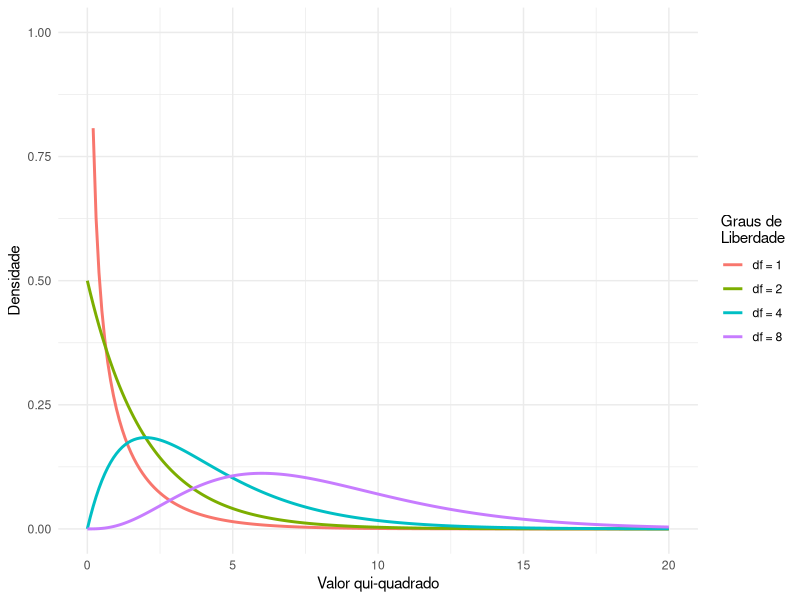

R code for this plot: (Note: this script raises an error after producing the figure.)
## ---- chunk 1
#| label: tbl-candy-obs
#| tbl-cap: "Contagens observadas de balas"

# Dados das balas
candy_data <- data.frame(
  tipo_bala = c("Chocolate", "Alcaçuz", "Chiclete"),
  contagem  = c(30, 33, 37)
)

library(knitr)
kable(candy_data, col.names = c("Tipo de Bala", "Contagem"))
## ---- chunk 2
#| label: tbl-candy-chi2
#| tbl-cap: "Contagens observadas, expectativas sob a hipótese nula e diferenças ao quadrado nos dados das balas"

# Cálculo do qui-quadrado
n_total <- sum(candy_data$contagem)
expectativa_nula <- n_total / 3

candy_analysis <- candy_data |>
  dplyr::mutate(
    expectativa_nula = expectativa_nula,
    diferenca        = contagem - expectativa_nula,
    diferenca_quadrada = diferenca^2,
    x2 = diferenca_quadrada / expectativa_nula
  )

kable(candy_analysis, 
      col.names = c("Tipo de Bala", "Contagem", "Expectativa Nula",
                    "Diferença", "Diferença²", "X²"),
      digits = 2)

# Estatística qui-quadrado
chi2_stat <- sum(candy_analysis$x2)
cat("\n")
cat("\n  X² Total = ", chi2_stat)
## ---- chunk 3
#| label: fig-chi2-dist
#| fig-cap: "Exemplos da distribuição qui-quadrado para vários graus de liberdade"

library(ggplot2)
library(tidyverse)

# Criar dados para várias distribuições qui-quadrado
x <- seq(0, 20, by = 0.1)
df_values <- c(1, 2, 4, 8)

chi2_data <- expand.grid(x = x, df = df_values) |>
  mutate(densidade = dchisq(x, df),
         df = factor(df, labels = paste("df =", df_values)))

ggplot(chi2_data, aes(x = x, y = densidade, color = df)) +
  geom_line(linewidth = 1) +
  labs(x = "Valor qui-quadrado", 
       y = "Densidade",
       color = "Graus de\nLiberdade") +
  scale_y_continuous(
    limits = c(0, 1),
  ) +
  theme_minimal()
## ---- chunk 4
# Teste qui-quadrado para as balas
gl <- length(candy_data$tipo_bala) - 1
p_valor <- pchisq(chi2_stat, df = gl, lower.tail = FALSE)

cat("Estatística qui-quadrado:", round(chi2_stat, 2), "\n")
cat("Graus de liberdade:", gl, "\n")
cat("Valor-p:", round(p_valor, 3), "\n")

# Usando a função chisq.test
teste_chi2 <- chisq.test(candy_data$contagem)
print(teste_chi2)
## ---- chunk 5
#| label: tbl-police-search
#| tbl-cap: "Tabela de contingência para dados de revista policial"
#| warning: false

# Simulando dados de revista policial (baseado no exemplo)
police_data <- data.frame(
  revistado = c(rep("NÃO", 36244), rep("SIM", 1219),
                rep("NÃO", 239241), rep("SIM", 3108)),
  raca = c(rep("Negro", 36244), rep("Negro", 1219),
           rep("Branco", 239241), rep("Branco", 3108))
)

# Criar tabela de contingência
tabela_policia <- table(police_data$revistado, police_data$raca)

# Mostrar contagens absolutas e relativas
kable(tabela_policia, caption = "Contagens absolutas")

# Proporções
prop_tabela <- prop.table(tabela_policia)
kable(round(prop_tabela, 4), caption = "Proporções relativas")
## ---- chunk 6
# Teste qui-quadrado para dados policiais
teste_policia <- chisq.test(tabela_policia)
print(teste_policia)

cat("\n")
cat("Estatística qui-quadrado:", round(teste_policia$statistic, 1), "\n")
cat("Graus de liberdade:", teste_policia$parameter, "\n")
cat("Valor-p:", format(teste_policia$p.value, scientific = TRUE), "\n")
## ---- chunk 7
#| label: tbl-std-residuals
#| tbl-cap: "Resumo dos resíduos padronizados para dados de revista policial"

# Calcular resíduos padronizados
residuos_pad <- teste_policia$stdres

# Converter para data frame para visualização
residuos_df <- as.data.frame(as.table(residuos_pad))
names(residuos_df) <- c("Revistado", "Raça", "Resíduo_Padronizado")

kable(residuos_df, digits = 1)
## ---- chunk 8
# Calcular razão de chances (odds ratio)
odds_negro <- tabela_policia["SIM", "Negro"] / tabela_policia["NÃO", "Negro"]
odds_branco <- tabela_policia["SIM", "Branco"] / tabela_policia["NÃO", "Branco"]
odds_ratio <- odds_negro / odds_branco

cat("Odds de revista (Negro):", round(odds_negro, 3), "\n")
cat("Odds de revista (Branco):", round(odds_branco, 3), "\n")
cat("Odds Ratio:", round(odds_ratio, 2), "\n")
## ---- chunk 9
#| warning: false
#| message: false

# Calcular fator de Bayes (requer pacote BayesFactor)
if(require(BayesFactor)) {
  bf_policia <- contingencyTableBF(tabela_policia, sampleType = "indepMulti")
  print(bf_policia)
} else {
  cat("Pacote BayesFactor não instalado.\n")
  cat("O fator de Bayes é extremamente grande (> 10^100),\n")
  cat("indicando evidência muito forte a favor da hipótese alternativa.\n")
}
## ---- chunk 10
#| label: tbl-nhanes-depression
#| tbl-cap: "Relação entre depressão e problemas de sono no conjunto de dados NHANES"
#| warning: false

# Simulando dados NHANES (baseado no exemplo)
nhanes_data <- data.frame(
  Deprimido = c(rep("Nenhum", 2614), rep("Vários", 418), rep("Maioria", 138),
                rep("Nenhum", 676), rep("Vários", 249), rep("Maioria", 145)),
  ProblemasSono = c(rep("Não", 2614), rep("Não", 418), rep("Não", 138),
                    rep("Sim", 676), rep("Sim", 249), rep("Sim", 145))
)

# Criar tabela de contingência
tabela_nhanes <- table(nhanes_data$Deprimido, nhanes_data$ProblemasSono)
kable(tabela_nhanes)

# Teste qui-quadrado
teste_nhanes <- chisq.test(tabela_nhanes)
print(teste_nhanes)
## ---- chunk 11
#| warning: false
#| message: false

# Fator de Bayes para dados NHANES
if(require(BayesFactor)) {
  bf_nhanes <- contingencyTableBF(tabela_nhanes, sampleType = "jointMulti")
  print(bf_nhanes)
} else {
  cat("Pacote BayesFactor não instalado.\n")
  cat("O fator de Bayes é extremamente grande,\n")
  cat("mostrando evidência muito forte de relação entre depressão e problemas de sono.\n")
}
## ---- chunk 12
#| label: tbl-baseball
#| tbl-cap: "Paradoxo de Simpson: Dados de rebatidas de beisebol"

baseball_data <- data.frame(
  Jogador = c("Derek Jeter", "David Justice"),
  `1995` = c("12/48 (.250)", "104/411 (.253)"),
  `1996` = c("183/582 (.314)", "45/140 (.321)"),
  `1997` = c("190/654 (.291)", "163/495 (.329)"),
  Combinado = c("385/1284 (.300)", "312/1046 (.298)")
)

kable(baseball_data, 
      col.names = c("Jogador", "1995", "1996", "1997", "Combinado"))
